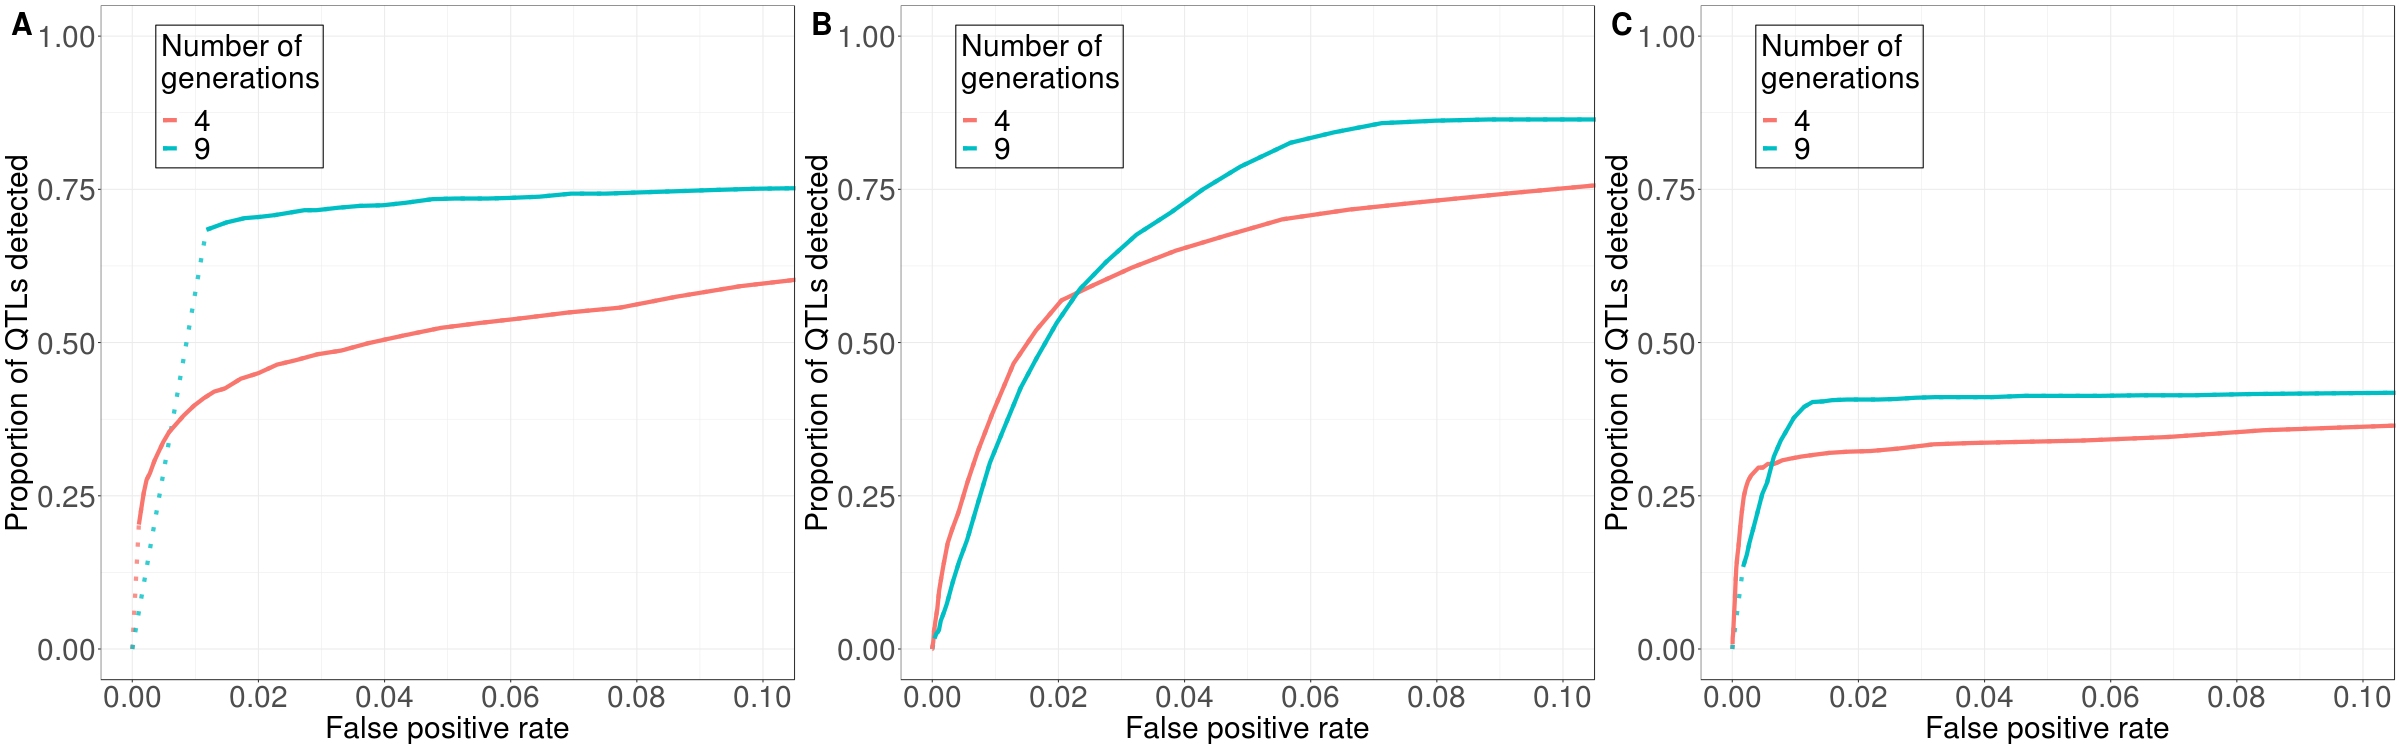

The script that saved this image:
## number of generation vs. dominance #####

rm(list=ls(all=TRUE))

setwd("/fs/cbsubscb10/storage/rl683/TemporalScan/")
filenames <- c("NQTL10", "NQTL10_D1", "NQTL10_D0")
n_gens <- c(9, 4)
dominance_cos <- c(0.5, 1, 0)
for (k in 1:2){
  n_gen <- n_gens[k]
  for (i in 1:3){
    path <- paste0("Simulations/", filenames[i], "/")
    dominance_co <- dominance_cos[i]
    filename <- filenames[i]
    for (j in 1:100){
      roc_temp <- read_csv(paste0(path, "SimRep", j, "/ExpRepMinus1/ROC_AllTimepoints_NGen", n_gen+1, "_TransformedD.txt"))[,1:3]
      colnames(roc_temp) <- c("Proportion_of_genetic_variance_in_gen_1", "Proportion_of_QTL_detected_weighted", "False_positive_rate")
      length <- dim(roc_temp)[1]
      roc_temp <- bind_cols(roc_temp, n=1:length, filename=rep(filename,length), n_gen=rep(n_gen, length), dominance_co=rep(dominance_co, length))
      if (i==1&j==1&k==1){
        roc <- roc_temp
      } else {
        roc <- bind_rows(roc, roc_temp)
      }
    }
  }
}


roc_final <- group_by(roc, n, filename, n_gen) %>%
  summarise(Proportion_of_genetic_variance_in_gen_1 = mean(Proportion_of_genetic_variance_in_gen_1), Proportion_of_QTL_detected_weighted = mean(Proportion_of_QTL_detected_weighted), False_positive_rate=mean(False_positive_rate), dominance_co=unique(dominance_co))

for (i in 1:3){
  roc_to_plot <- filter(roc_final, dominance_co==c(0.5,1,0)[i])
  p <- ggplot(roc_to_plot, aes(False_positive_rate,Proportion_of_QTL_detected_weighted, color=factor(n_gen, levels = c(4,9), labels = c("4", "9")))) +
    geom_line(size = 2, alpha = 0.8, linetype="dotted") + 
    geom_line(data=roc_to_plot[which(roc_to_plot[,5]>0 | roc_to_plot[,6]>0),], aes(False_positive_rate, Proportion_of_QTL_detected_weighted, color=factor(n_gen, levels = c(4,9))), size = 2, alpha = 1) + 
    scale_x_continuous(breaks = seq(0,0.1,0.02)) + 
    scale_y_continuous(limits = c(0,1)) + 
    coord_cartesian(xlim = c(0,0.1)) +
    xlab("False positive rate") +
    ylab("Proportion of QTLs detected") +
    theme_bw() +
    theme(axis.title = element_text(size = 30)) +
    theme(axis.text=element_text(size=30)) +
    theme(text = element_text(size=30)) +
    ggtitle(NULL) +
    theme(legend.position = c(0.2, 0.865)) +
    theme(legend.text=element_text(size=30)) +
    theme(legend.background = element_rect(fill = "transparent", color="black")) +
    guides(color=guide_legend(title="Number of \ngenerations", order = 2)) +
    theme(legend.box = "horizontal") +
    theme(axis.title = element_text(size = 30)) +
    theme(axis.text=element_text(size=30))
  assign(paste0("p", i), p)
}

library(cowplot)
figure_9 <- plot_grid(p1, p2, p3, labels=c("A", "B", "C"), nrow = 1, label_size=30)

png("Figures/Misc/dominance_vs_generation.png", width = 800*3, height = 750, units = "px", pointsize = 20)
print(figure_9)
dev.off()

png("~/evolve-resequence-simulation/Figures/figure_9.png", width = 800*3, height = 750, units = "px", pointsize = 20)
print(figure_9)
dev.off()

